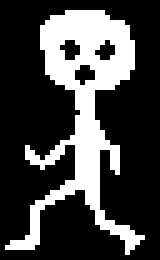
#> input picture docs/data/man.tif, 32 x 52 px (shown 5 times larger)
$ jupyter execute 02-Combined_operations.ipynb   (shell and % lines are left out)
#> lines starting #> are read from the running program, lines starting #| are printed output that depends on the picture; after the words box and inside, x2 and y2 are one past the last pixel; in counts of white or black regions, pixels touching at a corner belong together
[cell 1]
from IPython.display import HTML,Image,SVG,YouTubeVideo

# Combined operations
## Morphological thinning and thickening
by iterating the Hit-or-Miss transform and remove detected pixels from $X$.

* thinning

$$ X \oslash B = X \; | \;(X \otimes B)$$

* thickening

$$ X \odot B = X \cup (X \otimes B)$$

[cell 2]
import matplotlib.pyplot as plt
import numpy as np
from skimage.io import imread
from skimage.morphology import erosion

def hit_or_miss(X,B12):
    B1 = B12 == 1
    B2 = B12 == 0
    r = np.logical_and(erosion(X,B1),erosion(1-X,B2))
    return r

def rotate_4(B):
    #returns structuring element oriented in 4 directions
    return [B,np.rot90(B),np.rot90(np.rot90(B)),np.rot90(np.rot90(np.rot90(B)))]

X = (imread('../data/man.tif')>0)[:,:,0].astype(np.uint8)
#> X: shape (52, 32); values 0 (black) and 1 (white), 26.7% white; 1 white region, box (x1, y1, x2, y2) and area: (1, 2, 29, 51) 445

B = np.array([[2,1,2],[0,1,1],[0,0,2]]) # . are coded with 2

#iterate on the four structuring element

selem = rotate_4(B)

R = X.copy()

for i in range(10):
    for s in selem:
        HoM = hit_or_miss(R,s)
        R[HoM] = 0
#> this loop made 10 passes
#> pass 1, in hit_or_miss, `r = np.logical_and(erosion(X,B1),erosion(1-X,B2))`:
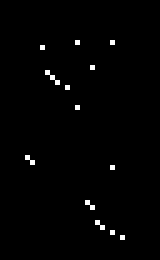
#> r: shape (52, 32) bool (shown 5 times larger); 1.1% white in thin lines or dots, all inside (x1, y1, x2, y2) = (5, 8, 25, 48)
#> pass 1, in hit_or_miss (call 2), `r = np.logical_and(erosion(X,B1),erosion(1-X,B2))`:
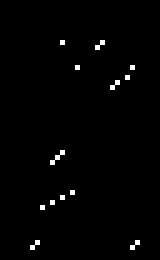
#> r: shape (52, 32) bool (shown 5 times larger); 1.1% white in thin lines or dots, all inside (x1, y1, x2, y2) = (6, 8, 28, 50)
#> pass 1, in hit_or_miss (call 3), `r = np.logical_and(erosion(X,B1),erosion(1-X,B2))`:
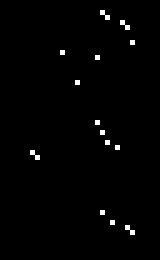
#> r: shape (52, 32) bool (shown 5 times larger); 1.1% white in thin lines or dots, all inside (x1, y1, x2, y2) = (6, 2, 27, 47)
#> pass 1, in hit_or_miss (call 4), `r = np.logical_and(erosion(X,B1),erosion(1-X,B2))`:
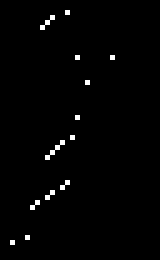
#> r: shape (52, 32) bool (shown 5 times larger); 1.3% white in thin lines or dots, all inside (x1, y1, x2, y2) = (2, 2, 23, 49)
#> after the loop:
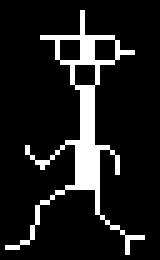
#> R: shape (52, 32) (shown 5 times larger); values 0 (black) and 1 (white), 12% white; 1 white region, box (x1, y1, x2, y2) and area: (1, 2, 29, 51) 200

plt.figure(figsize=[10,10])
#> (this line was passed over: IPython is not available in this run)
plt.subplot(1,2,1)
#> (this line was passed over: IPython is not available in this run)
plt.imshow(X,interpolation='nearest')
#> (this line was passed over: IPython is not available in this run)
plt.subplot(1,2,2)
#> (this line was passed over: IPython is not available in this run)
plt.imshow(X,interpolation='nearest',alpha = .8)
#> (this line was passed over: IPython is not available in this run)
plt.imshow(R,interpolation='nearest',alpha=.5);
#> (this line was passed over: IPython is not available in this run)

### skeleton extraction

A special case of thinning is the skeleton extraction, by applying the thickening for these two set of structuring elements, one can reduce every $X$ to single line structures sharing the same topology.

$$
\begin{matrix}
  0 & 0    & 0 \\
  \cdot     & 1    & \cdot \\
  1     & 1    & 1
 \end{matrix}
 $$

 and

 $$
\begin{matrix}
  \cdot & 0    & 0 \\
  1     & 1    & 0 \\
  \cdot     & 1    & \cdot
 \end{matrix}
 $$


and there 3 other orientations.

[cell 3]
# skeletoninzing structuring elements
B1 = np.array([[0,0,0],[2,1,2],[1,1,1]])
B2 = np.array([[2,0,0],[1,1,0],[2,1,2]])
selem = rotate_4(B1) + rotate_4(B2) #join the two list of structuring element

X[1,15:17] = 1
#> X: shape (52, 32); values 0 (black) and 1 (white), 26.9% white; 1 white region, box (x1, y1, x2, y2) and area: (1, 1, 29, 51) 447

R = X.copy()

for i in range(4):
    for s in selem:
        HoM = hit_or_miss(R,s)
        R[HoM] = 0
#> this loop made 4 passes
#> pass 1, in hit_or_miss (call 41), `r = np.logical_and(erosion(X,B1),erosion(1-X,B2))`:
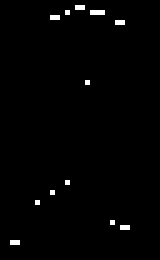
#> r: shape (52, 32) bool (shown 5 times larger); 1.1% white in thin lines or dots, all inside (x1, y1, x2, y2) = (2, 1, 26, 49)
#> pass 1, in hit_or_miss (call 42), `r = np.logical_and(erosion(X,B1),erosion(1-X,B2))`:
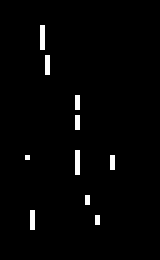
#> r: shape (52, 32) bool (shown 5 times larger); 1.9% white in thin lines or dots, all inside (x1, y1, x2, y2) = (5, 5, 23, 46)
#> pass 1, in hit_or_miss (call 43), `r = np.logical_and(erosion(X,B1),erosion(1-X,B2))`:
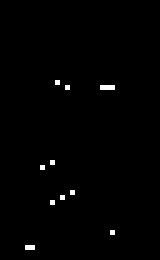
#> r: shape (52, 32) bool (shown 5 times larger); 0.78% white in thin lines or dots, all inside (x1, y1, x2, y2) = (5, 16, 23, 50)
#> pass 1, in hit_or_miss (call 44), `r = np.logical_and(erosion(X,B1),erosion(1-X,B2))`:
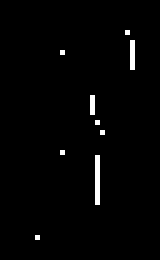
#> r: shape (52, 32) bool (shown 5 times larger); 1.6% white in thin lines or dots, all inside (x1, y1, x2, y2) = (7, 6, 27, 48)
#> after the loop:
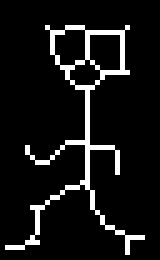
#> R: shape (52, 32) (shown 5 times larger); values 0 (black) and 1 (white), 8.5% white in thin lines or dots, all inside (x1, y1, x2, y2) = (1, 5, 29, 51)

plt.figure(figsize=[10,10])
#> (this line was passed over: IPython is not available in this run)
plt.subplot(1,2,1)
plt.imshow(X,interpolation='nearest')
plt.subplot(1,2,2)
plt.imshow(X,interpolation='nearest',alpha = .8)
plt.imshow(R,interpolation='nearest',alpha=.5);

$ run again, with docs/data/bubble_chain.tif copied over docs/data/man.tif
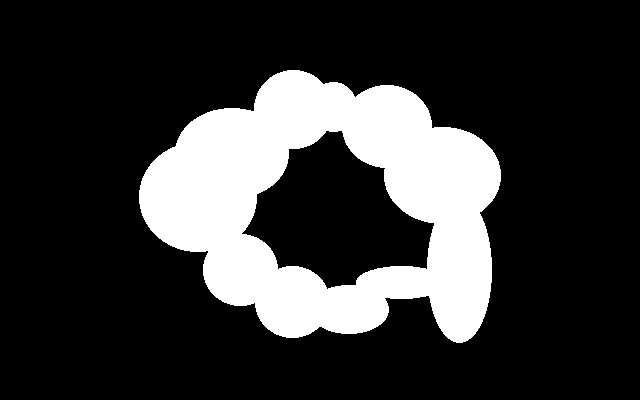
#> input picture docs/data/bubble_chain.tif, 640 x 400 px
#> B1 = [[0, 0, 0], [2, 1, 2], [1, 1, 1]]
#> selem = 8 items, first 6: [[0, 0, 0], [2, 1, 2], [1, 1, 1]], [[0, 2, 1], [0, 1, 1], [0, 2, 1]], [[1, 1, 1], [2, 1, 2], [0, 0, 0]], [[1, 2, 0], [1, 1, 0], [1, 2, 0]], [[2, 0, 0], [1, 1, 0], [2, 1, 2]], [[0, 0, 2], [0, 1, 1], [2, 1, 2]]
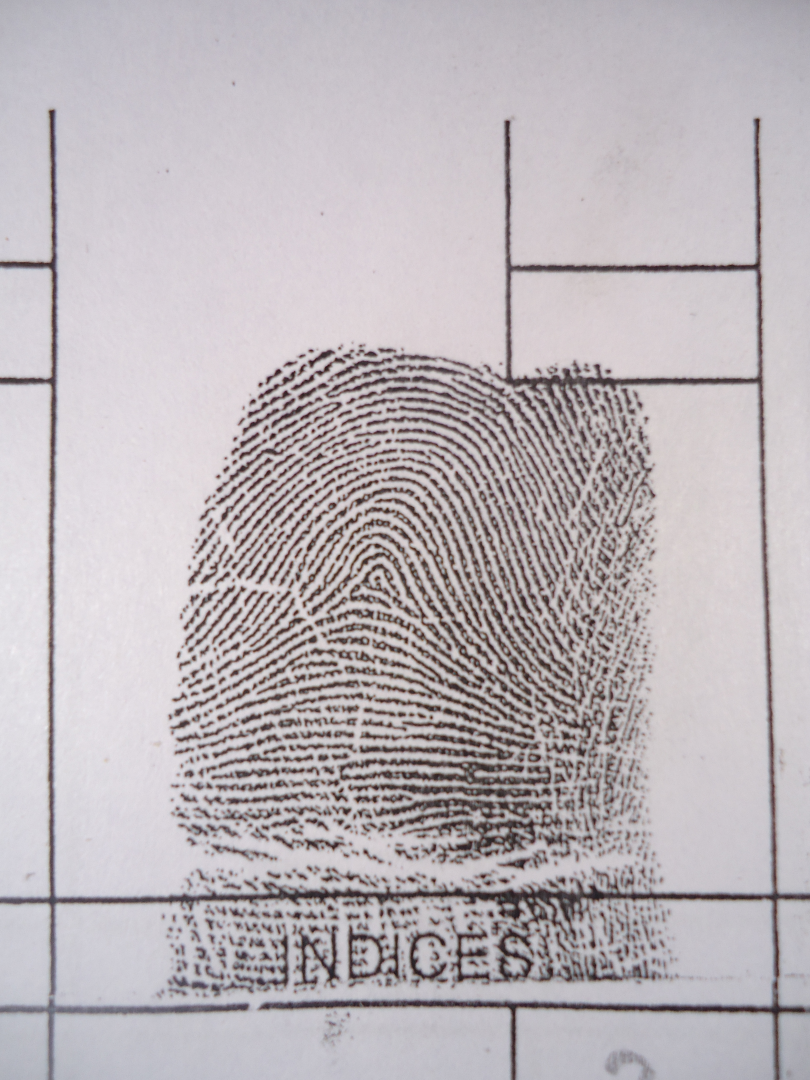
#> input picture docs/data/Arch_in_the_right_index_fingerprint_of_a_woman.JPG, 3240 x 4320 px (shown at 1/4 size)
#> th_otsu = 158
#> R: shape (650, 700) bool; 27.9% white; 650 white regions (251 under 20 px), largest, box (x1, y1, x2, y2) and area: (0, 0, 700, 650) 18760, (302, 409, 569, 514) 11500, (357, 126, 589, 493) 4890
#> `skeleton = skeletonize(R)`:
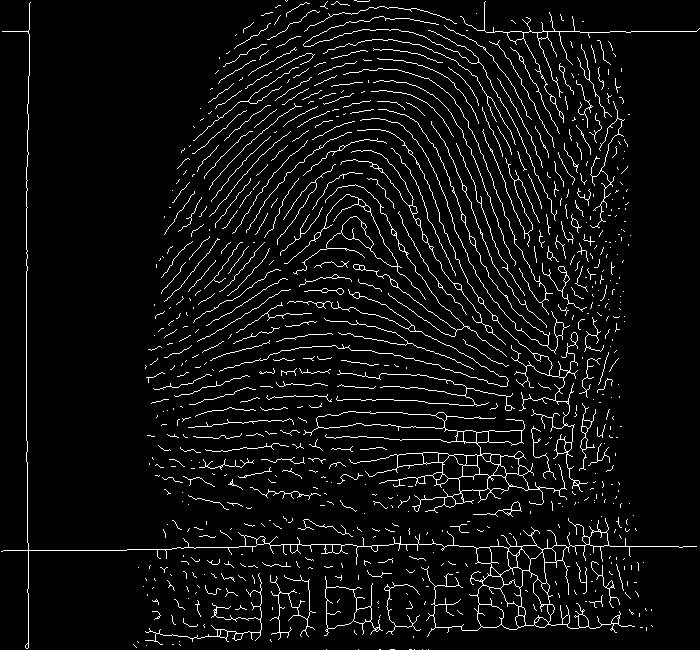
#> skeleton: shape (650, 700) bool; 5.6% white in thin lines or dots

$ run again, with docs/data/club_chain.tif copied over docs/data/man.tif
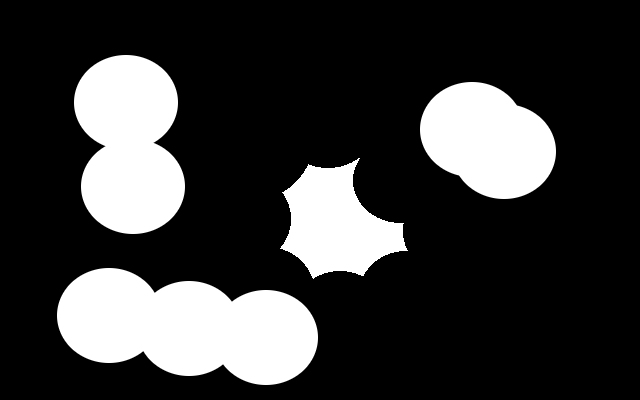
#> input picture docs/data/club_chain.tif, 640 x 400 px
#> B1 = [[0, 0, 0], [2, 1, 2], [1, 1, 1]]
#> selem = 8 items, first 6: [[0, 0, 0], [2, 1, 2], [1, 1, 1]], [[0, 2, 1], [0, 1, 1], [0, 2, 1]], [[1, 1, 1], [2, 1, 2], [0, 0, 0]], [[1, 2, 0], [1, 1, 0], [1, 2, 0]], [[2, 0, 0], [1, 1, 0], [2, 1, 2]], [[0, 0, 2], [0, 1, 1], [2, 1, 2]]
#> th_otsu = 158
#> R: shape (650, 700) bool; 27.9% white; 650 white regions (251 under 20 px), largest, box (x1, y1, x2, y2) and area: (0, 0, 700, 650) 18760, (302, 409, 569, 514) 11500, (357, 126, 589, 493) 4890
#> `skeleton = skeletonize(R)`:
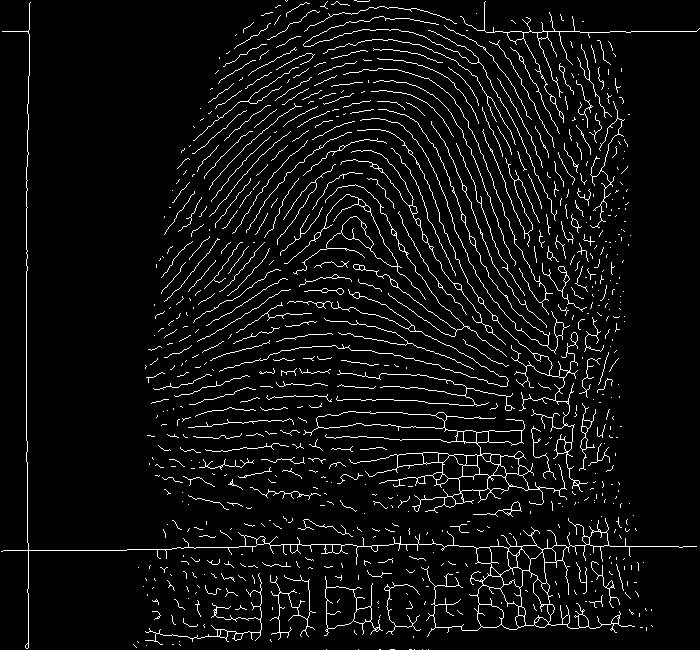
#> skeleton: shape (650, 700) bool; 5.6% white in thin lines or dots
